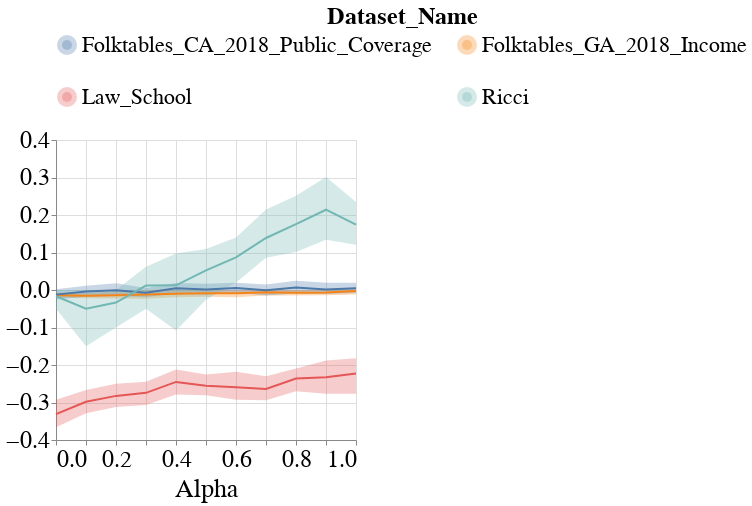

The notebook cell this image was saved under:
### Markdown cell above
### Disparity Metrics

### Code cell
visualizer.create_group_metric_line_bands_per_dataset_plot(model_name=MODEL_NAMES[0],
                                                           metric_type='group',
                                                           metric_name='Equalized_Odds_FPR',
                                                           dataset_groups_dct={
                                                               'Folktables_GA_2018_Income': 'RAC1P',
                                                               'Law_School': 'race',
                                                               'Folktables_CA_2018_Public_Coverage': 'RAC1P',
                                                               'Ricci': 'Race',
                                                           })

### Figure 1 — Vega-Lite specification as saved in the notebook (floating-point values rounded to 4 significant figures; data arrays with more than 128 entries replaced by an {"elided": "..."} marker saying what was removed)
{"config": {"view": {"continuousWidth": 400, "continuousHeight": 300}, "axis": {"labelFontSize": 24, "labelFontWeight": "normal", "titleFontSize": 26, "titleFontWeight": "normal"}, "legend": {"columns": 2, "direction": "horizontal", "labelFontSize": 22, "labelLimit": 400, "orient": "top", "symbolStrokeWidth": 10, "titleAnchor": "middle", "titleFontSize": 24, "titleLimit": 300}, "title": {"fontSize": 22}}, "layer": [{"mark": {"type": "errorband", "extent": "ci"}, "encoding": {"color": {"field": "Dataset_Name", "type": "nominal"}, "x": {"field": "Intervention_Param", "title": "Alpha", "type": "quantitative"}, "y": {"field": "Metric_Value", "scale": {"zero": false}, "title": "", "type": "quantitative"}}}, {"mark": "line", "encoding": {"color": {"field": "Dataset_Name", "type": "nominal"}, "x": {"field": "Intervention_Param", "title": "Alpha", "type": "quantitative"}, "y": {"aggregate": "mean", "field": "Metric_Value", "scale": {"zero": false}, "title": "", "type": "quantitative"}}}], "data": {"name": "data-dc5c1b4e41b4f8e6b6e62d5afe503be6"}, "height": 300, "width": 300, "$schema": "https://vega.github.io/schema/vega-lite/v4.17.0.json", "datasets": {"data-dc5c1b4e41b4f8e6b6e62d5afe503be6": {"elided": "264 records"}}}
